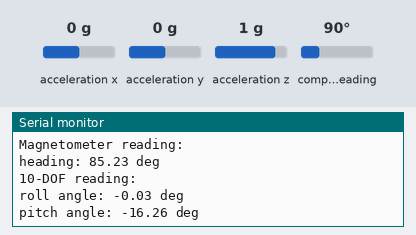
Bench run of a sketch on a simulated Teensy 3. Shown: the last lines printed to the serial monitor. Wiring (inferred from the names in the program): HMC5883L compass at I2C address 0x1E; MPU-6050 motion sensor at I2C address 0x68; MPU-6050 motion sensor at I2C address 0x69. The test bench sets the inputs (shaded band); at power-on: acceleration x 0 g, acceleration y 0 g, acceleration z 1 g, compass heading 90°.

Above: at 1.7 s.
1.8 s: acceleration x set to -1.4 g
At 1.92 s:
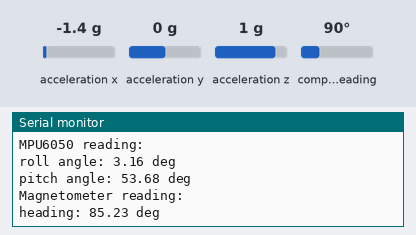
3.3 s: acceleration y set to -1.4 g
At 3.32 s:
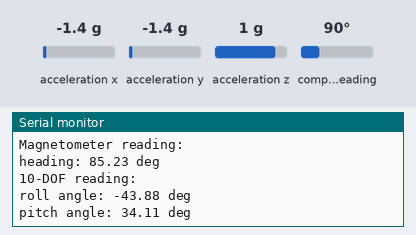
4.8 s: acceleration z set to -1.4 g
At 4.82 s:
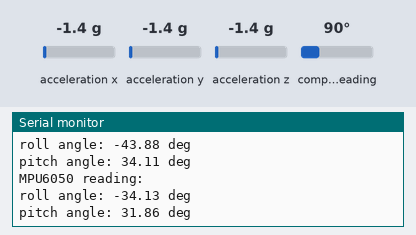
6.3 s: compass heading set to 7°
At 6.33 s:
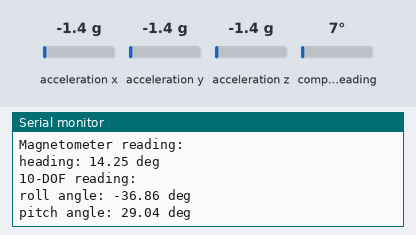
Timing chart, 0 to 8.8 s (numbered marks = the images above; inputs shaded):
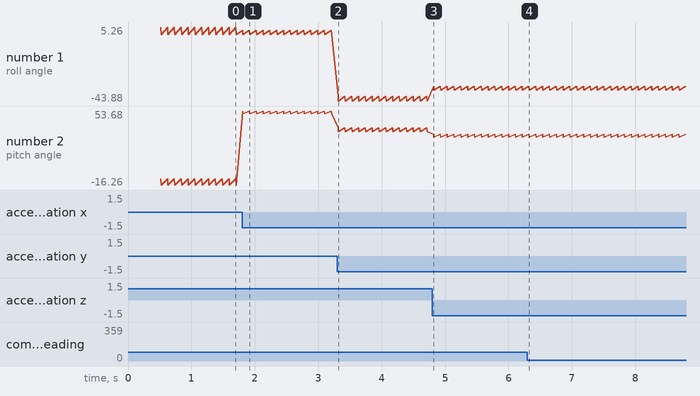

Measured:
- after the input at 1.8 s, the serial monitor: prints a new line at once (image 1)
- after the input at 3.3 s, the serial monitor: prints a new line at once (image 2)
- after the input at 4.8 s, the serial monitor: prints a new line at once (image 3)
- after the input at 6.3 s, the serial monitor: prints a new line at once (image 4)
- plotted number 1: -0.03 → -0.02 after the input at 1.8 s, -0.02 → -43.88 after the input at 3.3 s, -43.88 → -36.86 after the input at 4.8 s
- plotted number 2: -16.26 → 51.08 after the input at 1.8 s, 51.08 → 34.11 after the input at 3.3 s, 34.11 → 29.04 after the input at 4.8 s

The sketch:

imu.ino
```cpp
#include "Sensor.h"

MPU6050 mpu;
Magnetometer mag;
TENDOF dof10;

void setup(){
  Serial.begin(57600);
  Wire.begin();
  Wire.setClock(400000);
  delay(100);
  mpu.initialize();
  mag.initialize();
  dof10.initialize();
  delay(100);
}

void loop(){
  reading_sensor();
}

void reading_sensor(){
  float fdata[3];   // temporary data holder

  mpu.getAccScaled(fdata);
  Serial.println("MPU6050 reading:");
  Serial.println("roll angle: " + String(mpu.getRoll(fdata)) + " deg");
  Serial.println("pitch angle: " + String(mpu.getPitch(fdata)) + " deg");

  mag.readMagScaled(fdata);
  Serial.println("Magnetometer reading:");
  Serial.println("heading: " + String(mag.getHeading(fdata[0], fdata[1])) + " deg");

  dof10.getAccScaled(fdata);
  Serial.println("10-DOF reading:");
  Serial.println("roll angle: " + String(dof10.getRoll(fdata)) + " deg");
  Serial.println("pitch angle: " + String(dof10.getPitch(fdata)) + " deg");

  delay(100);
}
```

I2C.h
```cpp
// (licence header left out)
#ifndef _I2CDEV_H_
#define _I2CDEV_H_

// -----------------------------------------------------------------------------
// I2C interface implementation setting
// -----------------------------------------------------------------------------
#ifndef I2CDEV_IMPLEMENTATION
#define I2CDEV_IMPLEMENTATION       I2CDEV_ARDUINO_WIRE
//#define I2CDEV_IMPLEMENTATION       I2CDEV_TEENSY_3X_WIRE
//#define I2CDEV_IMPLEMENTATION       I2CDEV_BUILTIN_SBWIRE
//#define I2CDEV_IMPLEMENTATION       I2CDEV_BUILTIN_FASTWIRE
#endif // I2CDEV_IMPLEMENTATION

// -----------------------------------------------------------------------------
// I2C interface implementation options
// -----------------------------------------------------------------------------
#define I2CDEV_ARDUINO_WIRE         1 // Wire object from Arduino
#define I2CDEV_BUILTIN_NBWIRE       2 // Tweaked Wire object from Gene Knight's NBWire project
                                      // ^^^ NBWire implementation is still buggy w/some interrupts!
#define I2CDEV_BUILTIN_FASTWIRE     3 // FastWire object from Francesco Ferrara's project
#define I2CDEV_I2CMASTER_LIBRARY    4 // I2C object from DSSCircuits I2C-Master Library at https://github.com/DSSCircuits/I2C-Master-Library
#define I2CDEV_BUILTIN_SBWIRE	    5 // I2C object from Shuning (Steve) Bian's SBWire Library at https://github.com/freespace/SBWire
#define I2CDEV_TEENSY_3X_WIRE       6 // Teensy 3.x support using i2c_t3 library

#ifdef ARDUINO
    #include "Arduino.h"
    #if I2CDEV_IMPLEMENTATION == I2CDEV_ARDUINO_WIRE
        #include <Wire.h>
    #endif
    #if I2CDEV_IMPLEMENTATION == I2CDEV_TEENSY_3X_WIRE
        #include <i2c_t3.h>
    #endif
    #if I2CDEV_IMPLEMENTATION == I2CDEV_I2CMASTER_LIBRARY
        #include <I2C.h>
    #endif
    #if I2CDEV_IMPLEMENTATION == I2CDEV_BUILTIN_SBWIRE
        #include "SBWire.h"
    #endif
#endif
// 1000ms default read timeout
// Set this to 0 to disable timeout detection.
#define I2CDEV_DEFAULT_READ_TIMEOUT     1000

uint16_t readTimeout = I2CDEV_DEFAULT_READ_TIMEOUT;

int8_t readBit(uint8_t devAddr, uint8_t regAddr, uint8_t bitNum, uint8_t *data, uint16_t timeout=readTimeout);
int8_t readBitW(uint8_t devAddr, uint8_t regAddr, uint8_t bitNum, uint16_t *data, uint16_t timeout=readTimeout);
int8_t readBits(uint8_t devAddr, uint8_t regAddr, uint8_t bitStart, uint8_t length, uint8_t *data, uint16_t timeout=readTimeout);
int8_t readBitsW(uint8_t devAddr, uint8_t regAddr, uint8_t bitStart, uint8_t length, uint16_t *data, uint16_t timeout=readTimeout);
int8_t readByte(uint8_t devAddr, uint8_t regAddr, uint8_t *data, uint16_t timeout=readTimeout);
int8_t readWord(uint8_t devAddr, uint8_t regAddr, uint16_t *data, uint16_t timeout=readTimeout);
int8_t readBytes(uint8_t devAddr, uint8_t regAddr, uint8_t length, uint8_t *data, uint16_t timeout=readTimeout);
int8_t readWords(uint8_t devAddr, uint8_t regAddr, uint8_t length, uint16_t *data, uint16_t timeout=readTimeout);

bool writeBit(uint8_t devAddr, uint8_t regAddr, uint8_t bitNum, uint8_t data);
bool writeBitW(uint8_t devAddr, uint8_t regAddr, uint8_t bitNum, uint16_t data);
bool writeBits(uint8_t devAddr, uint8_t regAddr, uint8_t bitStart, uint8_t length, uint8_t data);
bool writeBitsW(uint8_t devAddr, uint8_t regAddr, uint8_t bitStart, uint8_t length, uint16_t data);
bool writeByte(uint8_t devAddr, uint8_t regAddr, uint8_t data);
bool writeWord(uint8_t devAddr, uint8_t regAddr, uint16_t data);
bool writeBytes(uint8_t devAddr, uint8_t regAddr, uint8_t length, uint8_t *data);
bool writeWords(uint8_t devAddr, uint8_t regAddr, uint8_t length, uint16_t *data);

#ifndef BUFFER_LENGTH
// band-aid fix for platforms without Wire-defined BUFFER_LENGTH (removed from some official implementations)
#define BUFFER_LENGTH 32
#endif

/** Read a single bit from an 8-bit device register.
 * @param devAddr I2C slave device address
 * @param regAddr Register regAddr to read from
 * @param bitNum Bit position to read (0-7)
 * @param data Container for single bit value
 * @param timeout Optional read timeout in milliseconds (0 to disable, leave off to use default class value in readTimeout)
 * @return Status of read operation (true = success)
 */
int8_t readBit(uint8_t devAddr, uint8_t regAddr, uint8_t bitNum, uint8_t *data, uint16_t timeout) {
    uint8_t b;
    uint8_t count = readByte(devAddr, regAddr, &b, timeout);
    *data = b & (1 << bitNum);
    return count;
}

/** Read a single bit from a 16-bit device register.
 * @param devAddr I2C slave device address
 * @param regAddr Register regAddr to read from
 * @param bitNum Bit position to read (0-15)
 * @param data Container for single bit value
 * @param timeout Optional read timeout in milliseconds (0 to disable, leave off to use default class value in readTimeout)
 * @return Status of read operation (true = success)
 */
int8_t readBitW(uint8_t devAddr, uint8_t regAddr, uint8_t bitNum, uint16_t *data, uint16_t timeout) {
    uint16_t b;
    uint8_t count = readWord(devAddr, regAddr, &b, timeout);
    *data = b & (1 << bitNum);
    return count;
}

/** Read multiple bits from an 8-bit device register.
 * @param devAddr I2C slave device address
 * @param regAddr Register regAddr to read from
 * @param bitStart First bit position to read (0-7)
 * @param length Number of bits to read (not more than 8)
 * @param data Container for right-aligned value (i.e. '101' read from any bitStart position will equal 0x05)
 * @param timeout Optional read timeout in milliseconds (0 to disable, leave off to use default class value in readTimeout)
 * @return Status of read operation (true = success)
 */
int8_t readBits(uint8_t devAddr, uint8_t regAddr, uint8_t bitStart, uint8_t length, uint8_t *data, uint16_t timeout) {
    // 01101001 read byte
    // 76543210 bit numbers
    //    xxx   args: bitStart=4, length=3
    //    010   masked
    //   -> 010 shifted
    uint8_t count, b;
    if ((count = readByte(devAddr, regAddr, &b, timeout)) != 0) {
        uint8_t mask = ((1 << length) - 1) << (bitStart - length + 1);
        b &= mask;
        b >>= (bitStart - length + 1);
        *data = b;
    }
    return count;
}

/** Read multiple bits from a 16-bit device register.
 * @param devAddr I2C slave device address
 * @param regAddr Register regAddr to read from
 * @param bitStart First bit position to read (0-15)
 * @param length Number of bits to read (not more than 16)
 * @param data Container for right-aligned value (i.e. '101' read from any bitStart position will equal 0x05)
 * @param timeout Optional read timeout in milliseconds (0 to disable, leave off to use default class value in readTimeout)
 * @return Status of read operation (1 = success, 0 = failure, -1 = timeout)
 */
int8_t readBitsW(uint8_t devAddr, uint8_t regAddr, uint8_t bitStart, uint8_t length, uint16_t *data, uint16_t timeout) {
    // 1101011001101001 read byte
    // fedcba9876543210 bit numbers
    //    xxx           args: bitStart=12, length=3
    //    010           masked
    //           -> 010 shifted
    uint8_t count;
    uint16_t w;
    if ((count = readWord(devAddr, regAddr, &w, timeout)) != 0) {
        uint16_t mask = ((1 << length) - 1) << (bitStart - length + 1);
        w &= mask;
        w >>= (bitStart - length + 1);
        *data = w;
    }
    return count;
}

/** Read single byte from an 8-bit device register.
 * @param devAddr I2C slave device address
 * @param regAddr Register regAddr to read from
 * @param data Container for byte value read from device
 * @param timeout Optional read timeout in milliseconds (0 to disable, leave off to use default class value in readTimeout)
 * @return Status of read operation (true = success)
 */
int8_t readByte(uint8_t devAddr, uint8_t regAddr, uint8_t *data, uint16_t timeout) {
    return readBytes(devAddr, regAddr, 1, data, timeout);
}

/** Read single word from a 16-bit device register.
 * @param devAddr I2C slave device address
 * @param regAddr Register regAddr to read from
 * @param data Container for word value read from device
 * @param timeout Optional read timeout in milliseconds (0 to disable, leave off to use default class value in readTimeout)
 * @return Status of read operation (true = success)
 */
int8_t readWord(uint8_t devAddr, uint8_t regAddr, uint16_t *data, uint16_t timeout) {
    return readWords(devAddr, regAddr, 1, data, timeout);
}

/** Read multiple bytes from an 8-bit device register.
 * @param devAddr I2C slave device address
 * @param regAddr First register regAddr to read from
 * @param length Number of bytes to read
 * @param data Buffer to store read data in
 * @param timeout Optional read timeout in milliseconds (0 to disable, leave off to use default class value in readTimeout)
 * @return Number of bytes read (-1 indicates failure)
 */
int8_t readBytes(uint8_t devAddr, uint8_t regAddr, uint8_t length, uint8_t *data, uint16_t timeout) {
    int8_t count = 0;
    uint32_t t1 = millis();

    for (uint8_t k = 0; k < length; k += min((int)length, BUFFER_LENGTH)) {
        Wire.beginTransmission(devAddr);
        Wire.write(regAddr);
        Wire.endTransmission();
        Wire.beginTransmission(devAddr);
        Wire.requestFrom(devAddr, (uint8_t)min(length - k, BUFFER_LENGTH));

        for (; Wire.available() && (timeout == 0 || millis() - t1 < timeout); count++) {
            data[count] = Wire.read();
        }
    }

    if (timeout > 0 && millis() - t1 >= timeout && count < length) count = -1; // timeout

    return count;
}

/** Read multiple words from a 16-bit device register.
 * @param devAddr I2C slave device address
 * @param regAddr First register regAddr to read from
 * @param length Number of words to read
 * @param data Buffer to store read data in
 * @param timeout Optional read timeout in milliseconds (0 to disable, leave off to use default class value in readTimeout)
 * @return Number of words read (-1 indicates failure)
 */
int8_t readWords(uint8_t devAddr, uint8_t regAddr, uint8_t length, uint16_t *data, uint16_t timeout) {
    int8_t count = 0;
    uint32_t t1 = millis();

    for (uint8_t k = 0; k < length * 2; k += min(length * 2, BUFFER_LENGTH)) {
        Wire.beginTransmission(devAddr);
        Wire.write(regAddr);
        Wire.endTransmission();
        Wire.beginTransmission(devAddr);
        Wire.requestFrom(devAddr, (uint8_t)(length * 2)); // length=words, this wants bytes

        bool msb = true; // starts with MSB, then LSB
        for (; Wire.available() && count < length && (timeout == 0 || millis() - t1 < timeout);) {
            if (msb) {
                // first byte is bits 15-8 (MSb=15)
                data[count] = Wire.read() << 8;
            } else {
                // second byte is bits 7-0 (LSb=0)
                data[count] |= Wire.read();
                count++;
            }
            msb = !msb;
        }

        Wire.endTransmission();
    }

    if (timeout > 0 && millis() - t1 >= timeout && count < length) count = -1; // timeout

    return count;
}

/** write a single bit in an 8-bit device register.
 * @param devAddr I2C slave device address
 * @param regAddr Register regAddr to write to
 * @param bitNum Bit position to write (0-7)
 * @param value New bit value to write
 * @return Status of operation (true = success)
 */
bool writeBit(uint8_t devAddr, uint8_t regAddr, uint8_t bitNum, uint8_t data) {
    uint8_t b;
    readByte(devAddr, regAddr, &b);
    b = (data != 0) ? (b | (1 << bitNum)) : (b & ~(1 << bitNum));
    return writeByte(devAddr, regAddr, b);
}

/** write a single bit in a 16-bit device register.
 * @param devAddr I2C slave device address
 * @param regAddr Register regAddr to write to
 * @param bitNum Bit position to write (0-15)
 * @param value New bit value to write
 * @return Status of operation (true = success)
 */
bool writeBitW(uint8_t devAddr, uint8_t regAddr, uint8_t bitNum, uint16_t data) {
    uint16_t w;
    readWord(devAddr, regAddr, &w);
    w = (data != 0) ? (w | (1 << bitNum)) : (w & ~(1 << bitNum));
    return writeWord(devAddr, regAddr, w);
}

/** Write multiple bits in an 8-bit device register.
 * @param devAddr I2C slave device address
 * @param regAddr Register regAddr to write to
 * @param bitStart First bit position to write (0-7)
 * @param length Number of bits to write (not more than 8)
 * @param data Right-aligned value to write
 * @return Status of operation (true = success)
 */
bool writeBits(uint8_t devAddr, uint8_t regAddr, uint8_t bitStart, uint8_t length, uint8_t data) {
    //      010 value to write
    // 76543210 bit numbers
    //    xxx   args: bitStart=4, length=3
    // 00011100 mask byte
    // 10101111 original value (sample)
    // 10100011 original & ~mask
    // 10101011 masked | value
    uint8_t b;
    if (readByte(devAddr, regAddr, &b) != 0) {
        uint8_t mask = ((1 << length) - 1) << (bitStart - length + 1);
        data <<= (bitStart - length + 1); // shift data into correct position
        data &= mask; // zero all non-important bits in data
        b &= ~(mask); // zero all important bits in existing byte
        b |= data; // combine data with existing byte
        return writeByte(devAddr, regAddr, b);
    } else {
        return false;
    }
}

/** Write multiple bits in a 16-bit device register.
 * @param devAddr I2C slave device address
 * @param regAddr Register regAddr to write to
 * @param bitStart First bit position to write (0-15)
 * @param length Number of bits to write (not more than 16)
 * @param data Right-aligned value to write
 * @return Status of operation (true = success)
 */
bool writeBitsW(uint8_t devAddr, uint8_t regAddr, uint8_t bitStart, uint8_t length, uint16_t data) {
    //              010 value to write
    // fedcba9876543210 bit numbers
    //    xxx           args: bitStart=12, length=3
    // 0001110000000000 mask word
    // 1010111110010110 original value (sample)
    // 1010001110010110 original & ~mask
    // 1010101110010110 masked | value
    uint16_t w;
    if (readWord(devAddr, regAddr, &w) != 0) {
        uint16_t mask = ((1 << length) - 1) << (bitStart - length + 1);
        data <<= (bitStart - length + 1); // shift data into correct position
        data &= mask; // zero all non-important bits in data
        w &= ~(mask); // zero all important bits in existing word
        w |= data; // combine data with existing word
        return writeWord(devAddr, regAddr, w);
    } else {
        return false;
    }
}

/** Write single byte to an 8-bit device register.
 * @param devAddr I2C slave device address
 * @param regAddr Register address to write to
 * @param data New byte value to write
 * @return Status of operation (true = success)
 */
bool writeByte(uint8_t devAddr, uint8_t regAddr, uint8_t data) {
    return writeBytes(devAddr, regAddr, 1, &data);
}

/** Write single word to a 16-bit device register.
 * @param devAddr I2C slave device address
 * @param regAddr Register address to write to
 * @param data New word value to write
 * @return Status of operation (true = success)
 */
bool writeWord(uint8_t devAddr, uint8_t regAddr, uint16_t data) {
    return writeWords(devAddr, regAddr, 1, &data);
}

/** Write multiple bytes to an 8-bit device register.
 * @param devAddr I2C slave device address
 * @param regAddr First register address to write to
 * @param length Number of bytes to write
 * @param data Buffer to copy new data from
 * @return Status of operation (true = success)
 */
bool writeBytes(uint8_t devAddr, uint8_t regAddr, uint8_t length, uint8_t* data) {
    uint8_t status = 0;
    Wire.beginTransmission(devAddr);
    Wire.write((uint8_t) regAddr); // send address
    for (uint8_t i = 0; i < length; i++) {
        Wire.write((uint8_t) data[i]);
    }
    status = Wire.endTransmission();
    return status == 0;
}

/** Write multiple words to a 16-bit device register.
 * @param devAddr I2C slave device address
 * @param regAddr First register address to write to
 * @param length Number of words to write
 * @param data Buffer to copy new data from
 * @return Status of operation (true = success)
 */
bool writeWords(uint8_t devAddr, uint8_t regAddr, uint8_t length, uint16_t* data) {
    uint8_t status = 0;
    Wire.beginTransmission(devAddr);
    Wire.write(regAddr); // send address
    for (uint8_t i = 0; i < length; i++) {
        Wire.write((uint8_t)(data[i] >> 8));    // send MSB
        Wire.write((uint8_t)data[i]);         // send LSB
    }
    status = Wire.endTransmission();
    return status == 0;
}

#endif /* _I2CDEV_H_ */
```

Source omitted: Sensor.h (14576 bytes)
